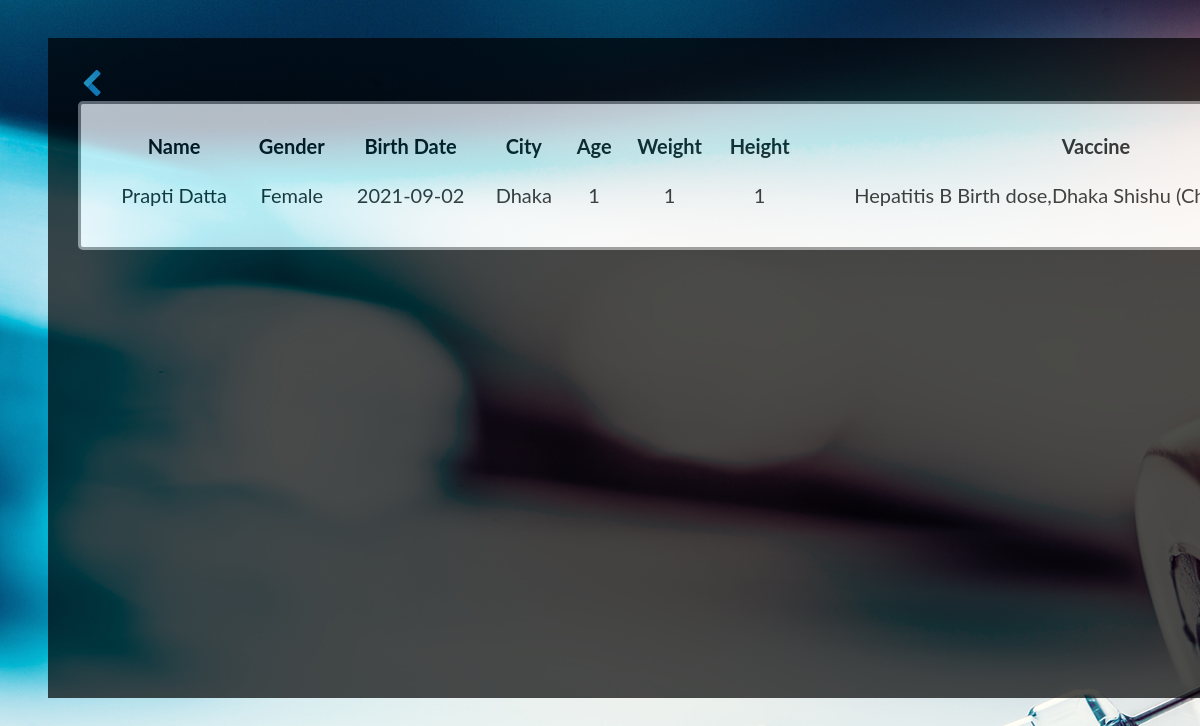
/viewparentchild.php (signed in), run on the app's committed database.
### tables this page shows
CREATE TABLE `child` (
  `c_name` varchar(15) NOT NULL,
  `c_gender` varchar(8) DEFAULT NULL,
  `c_city` varchar(30) DEFAULT NULL,
  `c_birth` date DEFAULT NULL,
  `c_age` int(3) DEFAULT NULL,
  `c_weight` int(5) DEFAULT NULL,
  `c_height` int(5) DEFAULT NULL,
  `c_vaccine` varchar(100) DEFAULT NULL,
  `p_username` varchar(15) DEFAULT NULL
);

### viewparentchild.php (the view, shortened to what this page needs)
<!DOCTYPE html>
<html>
<head><title>View Child Details</title></head>
<body>
<div>
<a href="parentindex.php"><img src="backarrow.png" width="30" height="30"></a></br>
<?php
	include 'database_connection.php';
	$name = $_SESSION['username'];
	$query="SELECT * FROM child WHERE p_username = '$name'";
	$result = mysqli_query($con,$query);
	if(mysqli_num_rows($result) > 0){
		echo "<table class='tabel_style' cellspacing='5' cellpadding='5' >
				<tr>
				<th>Name</th>
				<th>Gender</th>
				<th>Birth Date</th>
				<th>City</th>
				<th>Age</th>
				<th>Weight</th>
				<th>Height</th>
				<th>Vaccine</th>
				<th></th>
			</tr>";
		while ($row = mysqli_fetch_array($result)) {
			echo "<tr>
					<td>".$row['c_name']."</td>
					<td>".$row['c_gender']."</td>
					<td>".$row['c_birth']."</td>
					<td>".$row['c_city']."</td>
					<td>".$row['c_age']."</td>
					<td>".$row['c_weight']."</td>
					<td>".$row['c_height']."</td>
					<td>".$row['c_vaccine']."</td>
					<td><a href='editchild.php?c_name=".$row['c_name']."'>
						<img src='edit.png' width='40' height='40'/></a>
					</td>
				  </tr>";
		}
		echo "</table>";
	}
	else
	{
		echo "<p> No Data Found!</p>";
	}
?>
</div>
</body>
</html>

### viewparentchild.php (style rules this page uses)
body { font-family: "Lato", sans-serif; background-size: cover; position: fixed; background: url('indexback.jpg'); }
div { opacity: 0.7; background-color: black; width: 1400px; height: 600px; margin: 30px 40px; padding: 30px; overflow: auto; }
.tabel_style { background-color: white; border-radius: 5px; border-style: solid; font-size: 20px; padding: 20px; text-align: center; width: 1400px; }

### data on the page
child: c_name "Prapti Datta", c_gender "Female", c_birth "2021-09-02", c_city "Dhaka", c_age "1", c_weight "1", c_height "1", c_vaccine "Hepatitis B Birth dose,Dhaka Shishu…"
